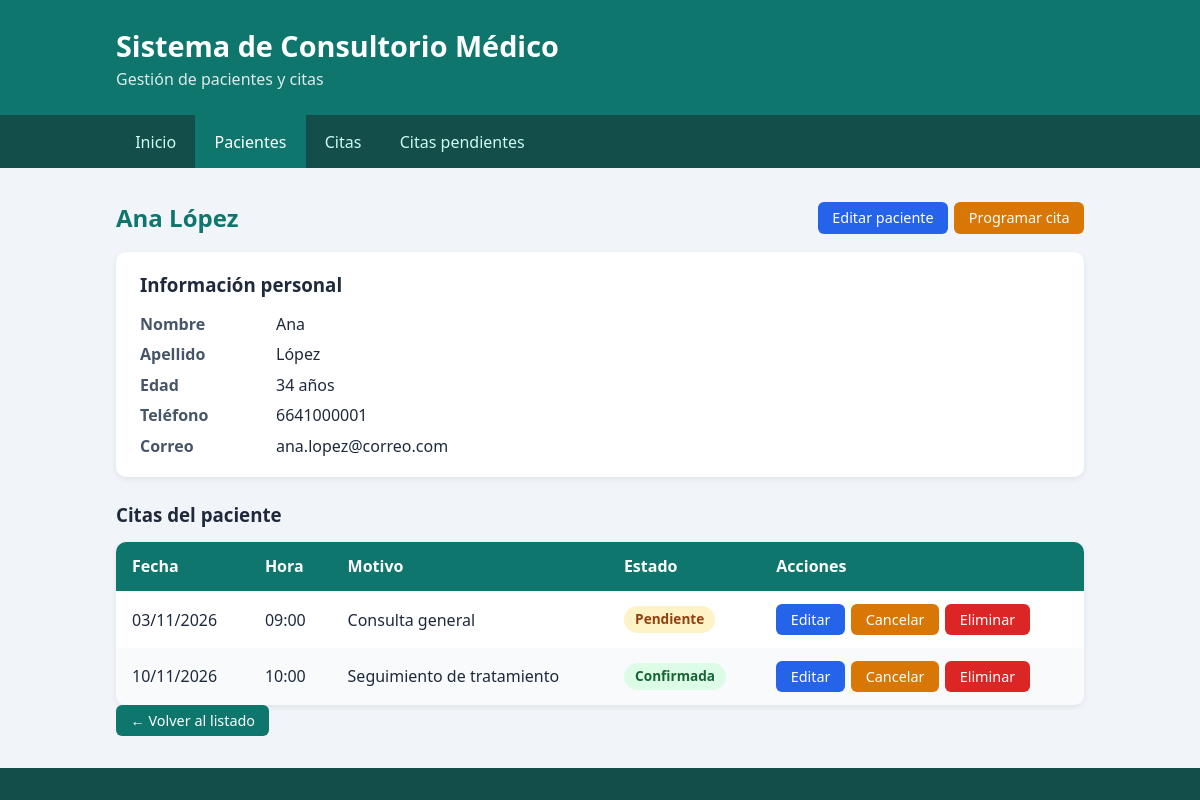
The page /pacientes/1/ on the database as committed earlier.
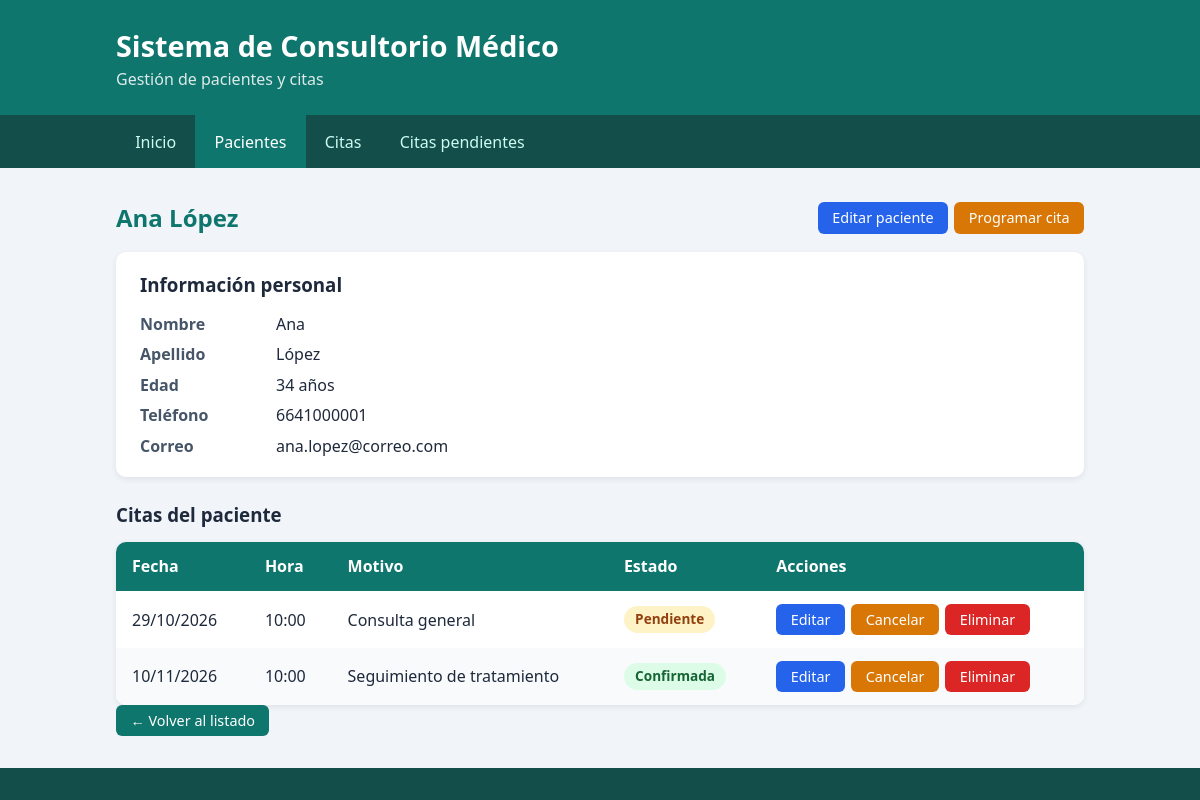
The same page on the database as committed later.
### citas/models.py (models this page shows, shortened)
class Cita(models.Model):
    PENDIENTE = "Pendiente"
    CONFIRMADA = "Confirmada"
    CANCELADA = "Cancelada"
    ESTADOS = [
        (PENDIENTE, "Pendiente"),
        (CONFIRMADA, "Confirmada"),
        (CANCELADA, "Cancelada"),
    ]
    paciente = models.ForeignKey(
        Paciente, on_delete=models.CASCADE, related_name="citas"
    )
    fecha = models.DateField()
    hora = models.TimeField()
    motivo = models.CharField(max_length=200)
    estado = models.CharField(max_length=10, choices=ESTADOS, default=PENDIENTE)
    class Meta:
        ordering = ["fecha", "hora"]

### citas/views.py (the view)
# urls.py: path("pacientes/<int:id>/", views.detalle_paciente, name="detalle_paciente"),
def detalle_paciente(request, id):
    paciente = get_object_or_404(Paciente, id=id)
    citas = paciente.citas.all()
    return render(
        request,
        "citas/paciente_detalle.html",
        {"paciente": paciente, "citas": citas},
    )

### citas/models.py (called while the page is built)
    def __str__(self):
        return f"{self.nombre} {self.apellido}"

### citas/templates/citas/paciente_detalle.html (shortened to what this page needs)
{% extends "citas/base.html" %}
{% block contenido %}
<div class="barra-titulo">
    <h2>{{ paciente.nombre }} {{ paciente.apellido }}</h2>
    <div class="acciones">
        <a class="boton boton-secundario" href="{% url 'paciente_editar' paciente.id %}">Editar paciente</a>
        <a class="boton boton-aviso" href="{% url 'cita_nueva' %}?paciente={{ paciente.id }}">Programar cita</a>
    </div>
</div>
<section class="ficha">
    <h3>Información personal</h3>
    <dl>
        <dt>Nombre</dt><dd>{{ paciente.nombre }}</dd>
        <dt>Apellido</dt><dd>{{ paciente.apellido }}</dd>
        <dt>Edad</dt><dd>{{ paciente.edad }} años</dd>
        <dt>Teléfono</dt><dd>{{ paciente.telefono }}</dd>
        <dt>Correo</dt><dd>{{ paciente.correo }}</dd>
    </dl>
</section>
<h3>Citas del paciente</h3>
{% if citas %}
<div class="tabla-contenedor">
    <table>
        <thead>
            <tr>
                <th>Fecha</th>
                <th>Hora</th>
                <th>Motivo</th>
                <th>Estado</th>
                <th>Acciones</th>
            </tr>
        </thead>
        <tbody>
            {% for c in citas %}
            <tr>
                <td>{{ c.fecha|date:"d/m/Y" }}</td>
                <td>{{ c.hora|time:"H:i" }}</td>
                <td>{{ c.motivo }}</td>
                <td><span class="etiqueta {{ c.estado|lower }}">{{ c.estado }}</span></td>
                <td>{% include "citas/_acciones_cita.html" with next_url=request.path %}</td>
            </tr>
            {% endfor %}
        </tbody>
    </table>
</div>
{% else %}
<p class="vacio">Este paciente no tiene citas registradas.</p>
{% endif %}
<p><a class="boton" href="{% url 'lista_pacientes' %}">← Volver al listado</a></p>
{% endblock %}

### citas/templates/citas/_acciones_cita.html (shortened to what this page needs)
<div class="acciones">
    <a class="boton boton-secundario" href="{% url 'cita_editar' c.id %}">Editar</a>
    {% if c.estado != 'Cancelada' %}
    <form method="post" action="{% url 'cita_cancelar' c.id %}" onsubmit="return confirm('¿Cancelar esta cita?');">
        <button type="submit" class="boton boton-aviso">Cancelar</button>
    </form>
    {% endif %}
    <form method="post" action="{% url 'cita_eliminar' c.id %}" onsubmit="return confirm('¿Eliminar definitivamente esta cita? Esta acción no se puede deshacer.');">
        <button type="submit" class="boton boton-peligro">Eliminar</button>
    </form>
</div>

Rows that differ between the two databases and show on the page:
changed Cita "Consulta general": fecha "03/11/2026" → "29/10/2026"; hora "09:00" → "10:00"
